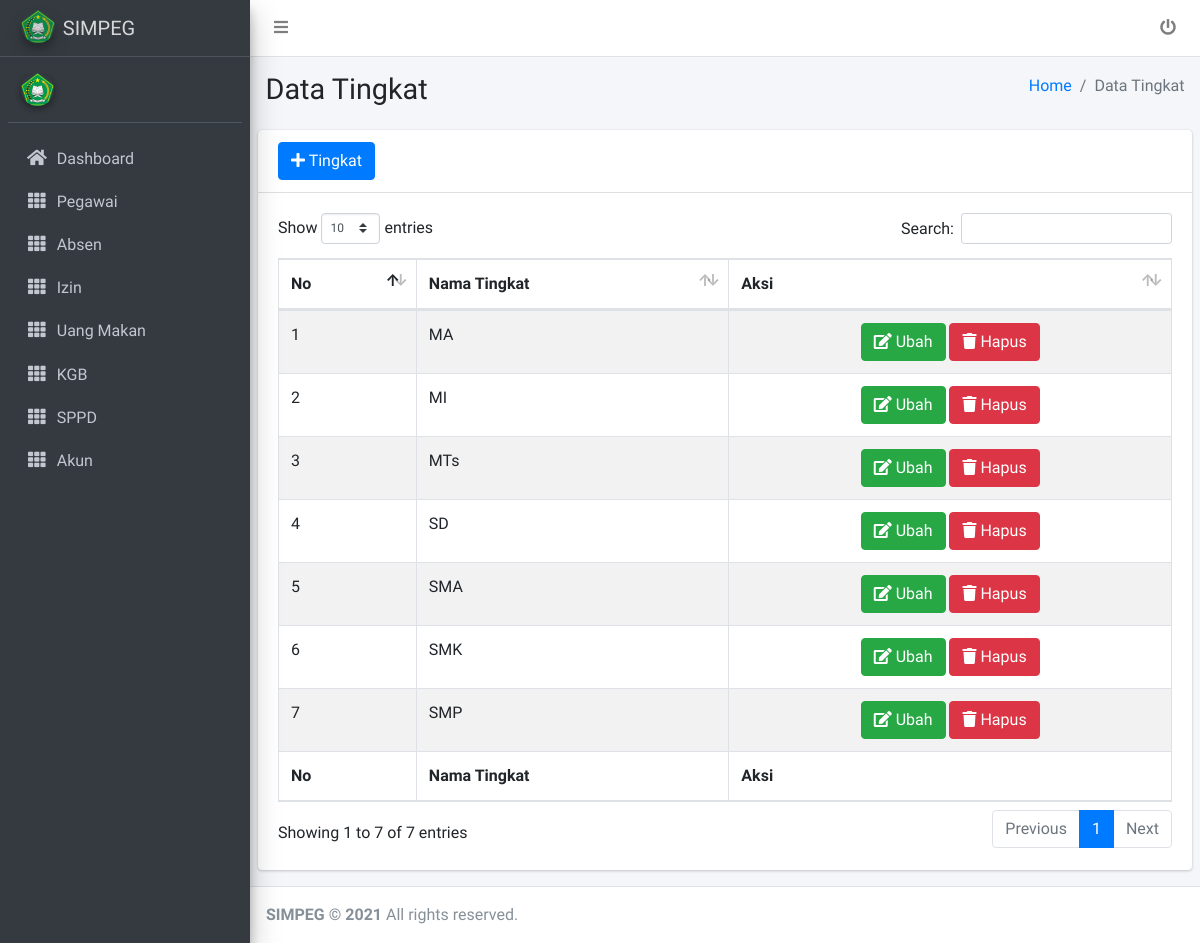
/kepala/tingkat/index.php, run on the app's committed database.
### tables this page shows
CREATE TABLE `tingkat` (
  `id_tingkat` int(11) NOT NULL,
  `tingkat` varchar(100) NOT NULL
);

### kepala/tingkat/index.php (the view)
<?php
include "../komponen/head.php";
?>
<?php
include "../komponen/menu.php";
?>
<div class="content-wrapper">
    <section class="content-header">
        <div class="container-fluid">
            <div class="row mb-2">
                <div class="col-sm-6">
                    <h1>Data Tingkat</h1>
                </div>
                <div class="col-sm-6">
                    <ol class="breadcrumb float-sm-right">
                        <li class="breadcrumb-item"><a href="../komponen/index.php">Home</a></li>
                        <li class="breadcrumb-item active">Data Tingkat</li>
                    </ol>
                </div>
            </div>
        </div>
    </section>
    <section class="content">
        <div class="row">
            <div class="col-12">
                <div class="card">
                    <div class="card-header">
                        <a href="tambah_tingkat.php"><button class="btn btn-primary"><i class="fa fa-plus"></i> Tingkat</button></a>
                    </div>
                    <div class="card-body">
                        <table id="example1" class="table table-bordered table-striped">
                            <thead>
                                <tr>
                                    <th>No</th>
                                    <th>Nama Tingkat</th>
                                    <th>Aksi</th>
                                </tr>
                            </thead>
                            <tbody>
                                <?php
                                $no = 1;
                                $sql = mysqli_query($koneksi, "SELECT * FROM tingkat order by tingkat") or die(mysqli_error($koneksi));
                                while ($dt = mysqli_fetch_array($sql)) {
                                ?>
                                    <tr>
                                        <td><?php echo $no++ ?></td>
                                        <td><?php echo $dt['tingkat'] ?></td>
                                        <td>
                                            <center>
                                                <a href="ubah_tingkat.php?id=<?php echo $dt['id_tingkat'] ?>"><button class="btn btn-success"><i class="fa fa-edit"></i> Ubah</button></a>
                                                <a onclick="return konfirmasi();" href="hapus_tingkat.php?id=<?php echo $dt['id_tingkat'] ?>"><button class="btn btn-danger"><i class="fa fa-trash"></i> Hapus</button></a>
                                            </center>
                                        </td>
                                    </tr>
                                <?php
                                }
                                ?>
                            </tbody>
                            <tfoot>
                                <tr>
                                    <th>No</th>
                                    <th>Nama Tingkat</th>
                                    <th>Aksi</th>
                                </tr>
                            </tfoot>
                        </table>
                    </div>
                </div>
            </div>
        </div>
    </section>
</div>
<?php
include "../komponen/footer.php";
?>

### data on the page
tingkat: tingkat "MA"
tingkat: tingkat "MI"
tingkat: tingkat "MTs"
tingkat: tingkat "SD"
tingkat: tingkat "SMA"
tingkat: tingkat "SMK"
tingkat: tingkat "SMP"
